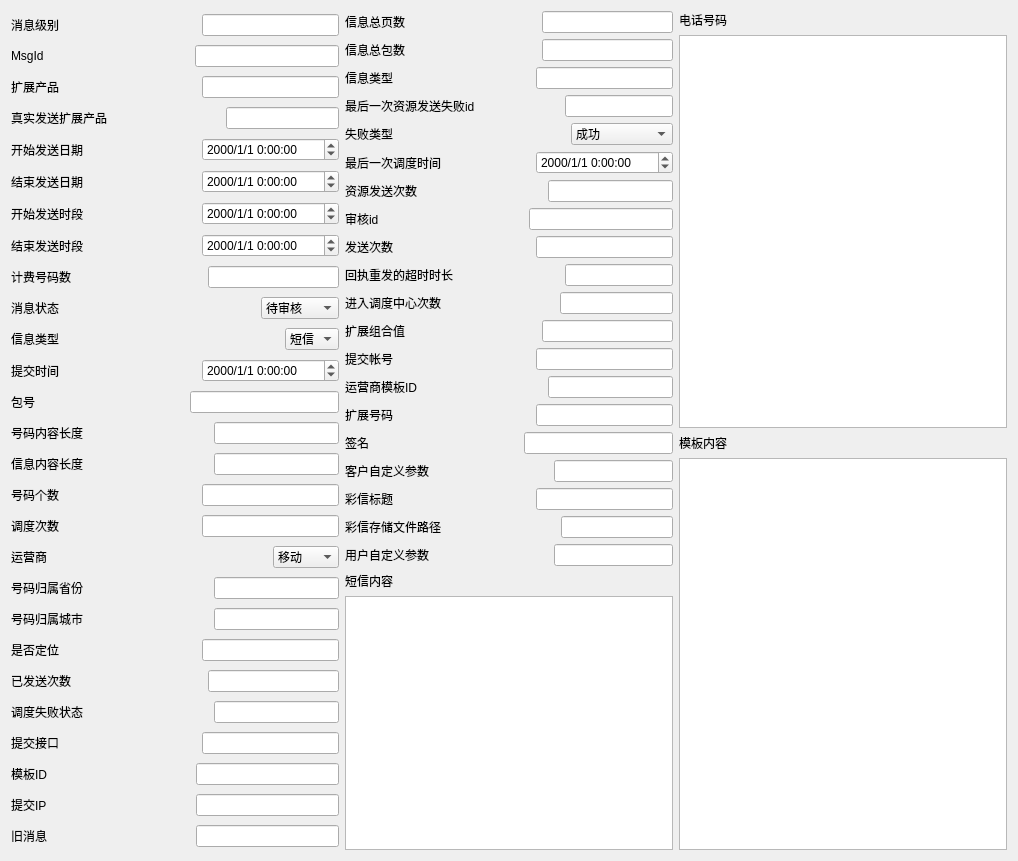
<?xml version="1.0" encoding="UTF-8"?>
<ui version="4.0">
 <class>CloudMsg</class>
 <widget class="QWidget" name="CloudMsg">
  <property name="geometry">
   <rect>
    <x>0</x>
    <y>0</y>
    <width>1018</width>
    <height>861</height>
   </rect>
  </property>
  <property name="windowTitle">
   <string>Form</string>
  </property>
  <layout class="QGridLayout" name="gridLayout">
   <item row="0" column="0" rowspan="2">
    <layout class="QVBoxLayout" name="verticalLayout">
     <item>
      <layout class="QHBoxLayout" name="horizontalLayout">
       <item>
        <widget class="QLabel" name="label">
         <property name="text">
          <string>消息级别</string>
         </property>
        </widget>
       </item>
       <item>
        <spacer name="horizontalSpacer">
         <property name="orientation">
          <enum>Qt::Horizontal</enum>
         </property>
         <property name="sizeHint" stdset="0">
          <size>
           <width>40</width>
           <height>20</height>
          </size>
         </property>
        </spacer>
       </item>
       <item>
        <widget class="QLineEdit" name="Priority"/>
       </item>
      </layout>
     </item>
     <item>
      <layout class="QHBoxLayout" name="horizontalLayout_2">
       <item>
        <widget class="QLabel" name="label_2">
         <property name="text">
          <string>MsgId</string>
         </property>
        </widget>
       </item>
       <item>
        <spacer name="horizontalSpacer_2">
         <property name="orientation">
          <enum>Qt::Horizontal</enum>
         </property>
         <property name="sizeHint" stdset="0">
          <size>
           <width>40</width>
           <height>20</height>
          </size>
         </property>
        </spacer>
       </item>
       <item>
        <widget class="QLineEdit" name="MsgId"/>
       </item>
      </layout>
     </item>
     <item>
      <layout class="QHBoxLayout" name="horizontalLayout_3">
       <item>
        <widget class="QLabel" name="label_3">
         <property name="text">
          <string>扩展产品</string>
         </property>
        </widget>
       </item>
       <item>
        <spacer name="horizontalSpacer_3">
         <property name="orientation">
          <enum>Qt::Horizontal</enum>
         </property>
         <property name="sizeHint" stdset="0">
          <size>
           <width>40</width>
           <height>20</height>
          </size>
         </property>
        </spacer>
       </item>
       <item>
        <widget class="QLineEdit" name="ProductExtendId"/>
       </item>
      </layout>
     </item>
     <item>
      <layout class="QHBoxLayout" name="horizontalLayout_4">
       <item>
        <widget class="QLabel" name="label_4">
         <property name="text">
          <string>真实发送扩展产品</string>
         </property>
        </widget>
       </item>
       <item>
        <spacer name="horizontalSpacer_4">
         <property name="orientation">
          <enum>Qt::Horizontal</enum>
         </property>
         <property name="sizeHint" stdset="0">
          <size>
           <width>40</width>
           <height>20</height>
          </size>
         </property>
        </spacer>
       </item>
       <item>
        <widget class="QLineEdit" name="RealProductExtendId"/>
       </item>
      </layout>
     </item>
     <item>
      <layout class="QHBoxLayout" name="horizontalLayout_24">
       <item>
        <widget class="QLabel" name="label_24">
         <property name="text">
          <string>开始发送日期</string>
         </property>
        </widget>
       </item>
       <item>
        <spacer name="horizontalSpacer_24">
         <property name="orientation">
          <enum>Qt::Horizontal</enum>
         </property>
         <property name="sizeHint" stdset="0">
          <size>
           <width>40</width>
           <height>20</height>
          </size>
         </property>
        </spacer>
       </item>
       <item>
        <widget class="QDateTimeEdit" name="StartSendDateTime">
         <property name="displayFormat">
          <string>yyyy/M/d H:mm:ss</string>
         </property>
        </widget>
       </item>
      </layout>
     </item>
     <item>
      <layout class="QHBoxLayout" name="horizontalLayout_21">
       <item>
        <widget class="QLabel" name="label_21">
         <property name="text">
          <string>结束发送日期</string>
         </property>
        </widget>
       </item>
       <item>
        <spacer name="horizontalSpacer_21">
         <property name="orientation">
          <enum>Qt::Horizontal</enum>
         </property>
         <property name="sizeHint" stdset="0">
          <size>
           <width>40</width>
           <height>20</height>
          </size>
         </property>
        </spacer>
       </item>
       <item>
        <widget class="QDateTimeEdit" name="EndSendDateTime">
         <property name="displayFormat">
          <string>yyyy/M/d H:mm:ss</string>
         </property>
        </widget>
       </item>
      </layout>
     </item>
     <item>
      <layout class="QHBoxLayout" name="horizontalLayout_22">
       <item>
        <widget class="QLabel" name="label_22">
         <property name="text">
          <string>开始发送时段</string>
         </property>
        </widget>
       </item>
       <item>
        <spacer name="horizontalSpacer_22">
         <property name="orientation">
          <enum>Qt::Horizontal</enum>
         </property>
         <property name="sizeHint" stdset="0">
          <size>
           <width>40</width>
           <height>20</height>
          </size>
         </property>
        </spacer>
       </item>
       <item>
        <widget class="QDateTimeEdit" name="StartSendTime">
         <property name="displayFormat">
          <string>yyyy/M/d H:mm:ss</string>
         </property>
        </widget>
       </item>
      </layout>
     </item>
     <item>
      <layout class="QHBoxLayout" name="horizontalLayout_23">
       <item>
        <widget class="QLabel" name="label_23">
         <property name="text">
          <string>结束发送时段</string>
         </property>
        </widget>
       </item>
       <item>
        <spacer name="horizontalSpacer_23">
         <property name="orientation">
          <enum>Qt::Horizontal</enum>
         </property>
         <property name="sizeHint" stdset="0">
          <size>
           <width>40</width>
           <height>20</height>
          </size>
         </property>
        </spacer>
       </item>
       <item>
        <widget class="QDateTimeEdit" name="EndSendTime">
         <property name="displayFormat">
          <string>yyyy/M/d H:mm:ss</string>
         </property>
        </widget>
       </item>
      </layout>
     </item>
     <item>
      <layout class="QHBoxLayout" name="horizontalLayout_9">
       <item>
        <widget class="QLabel" name="label_9">
         <property name="text">
          <string>计费号码数</string>
         </property>
        </widget>
       </item>
       <item>
        <spacer name="horizontalSpacer_9">
         <property name="orientation">
          <enum>Qt::Horizontal</enum>
         </property>
         <property name="sizeHint" stdset="0">
          <size>
           <width>40</width>
           <height>20</height>
          </size>
         </property>
        </spacer>
       </item>
       <item>
        <widget class="QLineEdit" name="ChargeQuantity"/>
       </item>
      </layout>
     </item>
     <item>
      <layout class="QHBoxLayout" name="horizontalLayout_10">
       <item>
        <widget class="QLabel" name="label_10">
         <property name="text">
          <string>消息状态</string>
         </property>
        </widget>
       </item>
       <item>
        <spacer name="horizontalSpacer_10">
         <property name="orientation">
          <enum>Qt::Horizontal</enum>
         </property>
         <property name="sizeHint" stdset="0">
          <size>
           <width>40</width>
           <height>20</height>
          </size>
         </property>
        </spacer>
       </item>
       <item>
        <widget class="QComboBox" name="MsgState">
         <item>
          <property name="text">
           <string>待审核</string>
          </property>
         </item>
         <item>
          <property name="text">
           <string>已审核</string>
          </property>
         </item>
         <item>
          <property name="text">
           <string>已驳回</string>
          </property>
         </item>
         <item>
          <property name="text">
           <string>已发送</string>
          </property>
         </item>
         <item>
          <property name="text">
           <string>全部取消</string>
          </property>
         </item>
         <item>
          <property name="text">
           <string>二审</string>
          </property>
         </item>
         <item>
          <property name="text">
           <string>完成</string>
          </property>
         </item>
        </widget>
       </item>
      </layout>
     </item>
     <item>
      <layout class="QHBoxLayout" name="horizontalLayout_11">
       <item>
        <widget class="QLabel" name="label_11">
         <property name="text">
          <string>信息类型</string>
         </property>
        </widget>
       </item>
       <item>
        <spacer name="horizontalSpacer_11">
         <property name="orientation">
          <enum>Qt::Horizontal</enum>
         </property>
         <property name="sizeHint" stdset="0">
          <size>
           <width>40</width>
           <height>20</height>
          </size>
         </property>
        </spacer>
       </item>
       <item>
        <widget class="QComboBox" name="MsgType">
         <item>
          <property name="text">
           <string>短信</string>
          </property>
         </item>
         <item>
          <property name="text">
           <string>彩信</string>
          </property>
         </item>
        </widget>
       </item>
      </layout>
     </item>
     <item>
      <layout class="QHBoxLayout" name="horizontalLayout_25">
       <item>
        <widget class="QLabel" name="label_25">
         <property name="text">
          <string>提交时间</string>
         </property>
        </widget>
       </item>
       <item>
        <spacer name="horizontalSpacer_25">
         <property name="orientation">
          <enum>Qt::Horizontal</enum>
         </property>
         <property name="sizeHint" stdset="0">
          <size>
           <width>40</width>
           <height>20</height>
          </size>
         </property>
        </spacer>
       </item>
       <item>
        <widget class="QDateTimeEdit" name="CommitTime">
         <property name="displayFormat">
          <string>yyyy/M/d H:mm:ss</string>
         </property>
        </widget>
       </item>
      </layout>
     </item>
     <item>
      <layout class="QHBoxLayout" name="horizontalLayout_13">
       <item>
        <widget class="QLabel" name="label_13">
         <property name="text">
          <string>包号</string>
         </property>
        </widget>
       </item>
       <item>
        <spacer name="horizontalSpacer_13">
         <property name="orientation">
          <enum>Qt::Horizontal</enum>
         </property>
         <property name="sizeHint" stdset="0">
          <size>
           <width>40</width>
           <height>20</height>
          </size>
         </property>
        </spacer>
       </item>
       <item>
        <widget class="QLineEdit" name="Package"/>
       </item>
      </layout>
     </item>
     <item>
      <layout class="QHBoxLayout" name="horizontalLayout_14">
       <item>
        <widget class="QLabel" name="label_14">
         <property name="text">
          <string>号码内容长度</string>
         </property>
        </widget>
       </item>
       <item>
        <spacer name="horizontalSpacer_14">
         <property name="orientation">
          <enum>Qt::Horizontal</enum>
         </property>
         <property name="sizeHint" stdset="0">
          <size>
           <width>40</width>
           <height>20</height>
          </size>
         </property>
        </spacer>
       </item>
       <item>
        <widget class="QLineEdit" name="MobilesContentLen"/>
       </item>
      </layout>
     </item>
     <item>
      <layout class="QHBoxLayout" name="horizontalLayout_15">
       <item>
        <widget class="QLabel" name="label_15">
         <property name="text">
          <string>信息内容长度</string>
         </property>
        </widget>
       </item>
       <item>
        <spacer name="horizontalSpacer_15">
         <property name="orientation">
          <enum>Qt::Horizontal</enum>
         </property>
         <property name="sizeHint" stdset="0">
          <size>
           <width>40</width>
           <height>20</height>
          </size>
         </property>
        </spacer>
       </item>
       <item>
        <widget class="QLineEdit" name="MsgContentLen"/>
       </item>
      </layout>
     </item>
     <item>
      <layout class="QHBoxLayout" name="horizontalLayout_16">
       <item>
        <widget class="QLabel" name="label_16">
         <property name="text">
          <string>号码个数</string>
         </property>
        </widget>
       </item>
       <item>
        <spacer name="horizontalSpacer_16">
         <property name="orientation">
          <enum>Qt::Horizontal</enum>
         </property>
         <property name="sizeHint" stdset="0">
          <size>
           <width>40</width>
           <height>20</height>
          </size>
         </property>
        </spacer>
       </item>
       <item>
        <widget class="QLineEdit" name="MobilesCount"/>
       </item>
      </layout>
     </item>
     <item>
      <layout class="QHBoxLayout" name="horizontalLayout_17">
       <item>
        <widget class="QLabel" name="label_17">
         <property name="text">
          <string>调度次数</string>
         </property>
        </widget>
       </item>
       <item>
        <spacer name="horizontalSpacer_17">
         <property name="orientation">
          <enum>Qt::Horizontal</enum>
         </property>
         <property name="sizeHint" stdset="0">
          <size>
           <width>40</width>
           <height>20</height>
          </size>
         </property>
        </spacer>
       </item>
       <item>
        <widget class="QLineEdit" name="DispatchTimes"/>
       </item>
      </layout>
     </item>
     <item>
      <layout class="QHBoxLayout" name="horizontalLayout_18">
       <item>
        <widget class="QLabel" name="label_18">
         <property name="text">
          <string>运营商</string>
         </property>
        </widget>
       </item>
       <item>
        <spacer name="horizontalSpacer_18">
         <property name="orientation">
          <enum>Qt::Horizontal</enum>
         </property>
         <property name="sizeHint" stdset="0">
          <size>
           <width>40</width>
           <height>20</height>
          </size>
         </property>
        </spacer>
       </item>
       <item>
        <widget class="QComboBox" name="Telcom">
         <item>
          <property name="text">
           <string>移动</string>
          </property>
         </item>
         <item>
          <property name="text">
           <string>联通</string>
          </property>
         </item>
         <item>
          <property name="text">
           <string>电信</string>
          </property>
         </item>
         <item>
          <property name="text">
           <string>小灵通</string>
          </property>
         </item>
        </widget>
       </item>
      </layout>
     </item>
     <item>
      <layout class="QHBoxLayout" name="horizontalLayout_19">
       <item>
        <widget class="QLabel" name="label_19">
         <property name="text">
          <string>号码归属省份</string>
         </property>
        </widget>
       </item>
       <item>
        <spacer name="horizontalSpacer_19">
         <property name="orientation">
          <enum>Qt::Horizontal</enum>
         </property>
         <property name="sizeHint" stdset="0">
          <size>
           <width>40</width>
           <height>20</height>
          </size>
         </property>
        </spacer>
       </item>
       <item>
        <widget class="QLineEdit" name="ProvinceId"/>
       </item>
      </layout>
     </item>
     <item>
      <layout class="QHBoxLayout" name="horizontalLayout_8">
       <item>
        <widget class="QLabel" name="label_8">
         <property name="text">
          <string>号码归属城市</string>
         </property>
        </widget>
       </item>
       <item>
        <spacer name="horizontalSpacer_8">
         <property name="orientation">
          <enum>Qt::Horizontal</enum>
         </property>
         <property name="sizeHint" stdset="0">
          <size>
           <width>40</width>
           <height>20</height>
          </size>
         </property>
        </spacer>
       </item>
       <item>
        <widget class="QLineEdit" name="CityId"/>
       </item>
      </layout>
     </item>
     <item>
      <layout class="QHBoxLayout" name="horizontalLayout_7">
       <item>
        <widget class="QLabel" name="label_7">
         <property name="text">
          <string>是否定位</string>
         </property>
        </widget>
       </item>
       <item>
        <spacer name="horizontalSpacer_7">
         <property name="orientation">
          <enum>Qt::Horizontal</enum>
         </property>
         <property name="sizeHint" stdset="0">
          <size>
           <width>40</width>
           <height>20</height>
          </size>
         </property>
        </spacer>
       </item>
       <item>
        <widget class="QLineEdit" name="TPCBChecked"/>
       </item>
      </layout>
     </item>
     <item>
      <layout class="QHBoxLayout" name="horizontalLayout_6">
       <item>
        <widget class="QLabel" name="label_6">
         <property name="text">
          <string>已发送次数</string>
         </property>
        </widget>
       </item>
       <item>
        <spacer name="horizontalSpacer_6">
         <property name="orientation">
          <enum>Qt::Horizontal</enum>
         </property>
         <property name="sizeHint" stdset="0">
          <size>
           <width>40</width>
           <height>20</height>
          </size>
         </property>
        </spacer>
       </item>
       <item>
        <widget class="QLineEdit" name="SendedTimes"/>
       </item>
      </layout>
     </item>
     <item>
      <layout class="QHBoxLayout" name="horizontalLayout_12">
       <item>
        <widget class="QLabel" name="label_12">
         <property name="text">
          <string>调度失败状态</string>
         </property>
        </widget>
       </item>
       <item>
        <spacer name="horizontalSpacer_12">
         <property name="orientation">
          <enum>Qt::Horizontal</enum>
         </property>
         <property name="sizeHint" stdset="0">
          <size>
           <width>40</width>
           <height>20</height>
          </size>
         </property>
        </spacer>
       </item>
       <item>
        <widget class="QLineEdit" name="DispatchFailedState"/>
       </item>
      </layout>
     </item>
     <item>
      <layout class="QHBoxLayout" name="horizontalLayout_5">
       <item>
        <widget class="QLabel" name="label_5">
         <property name="text">
          <string>提交接口</string>
         </property>
        </widget>
       </item>
       <item>
        <spacer name="horizontalSpacer_5">
         <property name="orientation">
          <enum>Qt::Horizontal</enum>
         </property>
         <property name="sizeHint" stdset="0">
          <size>
           <width>40</width>
           <height>20</height>
          </size>
         </property>
        </spacer>
       </item>
       <item>
        <widget class="QLineEdit" name="SubmitType"/>
       </item>
      </layout>
     </item>
     <item>
      <layout class="QHBoxLayout" name="horizontalLayout_20">
       <item>
        <widget class="QLabel" name="label_20">
         <property name="text">
          <string>模板ID</string>
         </property>
        </widget>
       </item>
       <item>
        <spacer name="horizontalSpacer_20">
         <property name="orientation">
          <enum>Qt::Horizontal</enum>
         </property>
         <property name="sizeHint" stdset="0">
          <size>
           <width>40</width>
           <height>20</height>
          </size>
         </property>
        </spacer>
       </item>
       <item>
        <widget class="QLineEdit" name="CloudMsgTemplateID"/>
       </item>
      </layout>
     </item>
     <item>
      <layout class="QHBoxLayout" name="horizontalLayout_46">
       <item>
        <widget class="QLabel" name="label_50">
         <property name="text">
          <string>提交IP</string>
         </property>
        </widget>
       </item>
       <item>
        <spacer name="horizontalSpacer_46">
         <property name="orientation">
          <enum>Qt::Horizontal</enum>
         </property>
         <property name="sizeHint" stdset="0">
          <size>
           <width>40</width>
           <height>20</height>
          </size>
         </property>
        </spacer>
       </item>
       <item>
        <widget class="QLineEdit" name="CommitIp"/>
       </item>
      </layout>
     </item>
     <item>
      <layout class="QHBoxLayout" name="horizontalLayout_26">
       <item>
        <widget class="QLabel" name="label_26">
         <property name="text">
          <string>旧消息</string>
         </property>
        </widget>
       </item>
       <item>
        <spacer name="horizontalSpacer_26">
         <property name="orientation">
          <enum>Qt::Horizontal</enum>
         </property>
         <property name="sizeHint" stdset="0">
          <size>
           <width>40</width>
           <height>20</height>
          </size>
         </property>
        </spacer>
       </item>
       <item>
        <widget class="QLineEdit" name="m_old_struct"/>
       </item>
      </layout>
     </item>
    </layout>
   </item>
   <item row="0" column="1">
    <layout class="QVBoxLayout" name="verticalLayout_7">
     <item>
      <layout class="QHBoxLayout" name="horizontalLayout_27">
       <item>
        <widget class="QLabel" name="label_27">
         <property name="text">
          <string>信息总页数</string>
         </property>
        </widget>
       </item>
       <item>
        <spacer name="horizontalSpacer_27">
         <property name="orientation">
          <enum>Qt::Horizontal</enum>
         </property>
         <property name="sizeHint" stdset="0">
          <size>
           <width>40</width>
           <height>20</height>
          </size>
         </property>
        </spacer>
       </item>
       <item>
        <widget class="QLineEdit" name="pagetotal"/>
       </item>
      </layout>
     </item>
     <item>
      <layout class="QHBoxLayout" name="horizontalLayout_28">
       <item>
        <widget class="QLabel" name="label_28">
         <property name="text">
          <string>信息总包数</string>
         </property>
        </widget>
       </item>
       <item>
        <spacer name="horizontalSpacer_28">
         <property name="orientation">
          <enum>Qt::Horizontal</enum>
         </property>
         <property name="sizeHint" stdset="0">
          <size>
           <width>40</width>
           <height>20</height>
          </size>
         </property>
        </spacer>
       </item>
       <item>
        <widget class="QLineEdit" name="packagetotal"/>
       </item>
      </layout>
     </item>
     <item>
      <layout class="QHBoxLayout" name="horizontalLayout_29">
       <item>
        <widget class="QLabel" name="label_29">
         <property name="text">
          <string>信息类型</string>
         </property>
        </widget>
       </item>
       <item>
        <spacer name="horizontalSpacer_29">
         <property name="orientation">
          <enum>Qt::Horizontal</enum>
         </property>
         <property name="sizeHint" stdset="0">
          <size>
           <width>40</width>
           <height>20</height>
          </size>
         </property>
        </spacer>
       </item>
       <item>
        <widget class="QLineEdit" name="typeComponentParam"/>
       </item>
      </layout>
     </item>
     <item>
      <layout class="QHBoxLayout" name="horizontalLayout_30">
       <item>
        <widget class="QLabel" name="label_30">
         <property name="text">
          <string>最后一次资源发送失败id</string>
         </property>
        </widget>
       </item>
       <item>
        <spacer name="horizontalSpacer_30">
         <property name="orientation">
          <enum>Qt::Horizontal</enum>
         </property>
         <property name="sizeHint" stdset="0">
          <size>
           <width>40</width>
           <height>20</height>
          </size>
         </property>
        </spacer>
       </item>
       <item>
        <widget class="QLineEdit" name="lastFailResourceId"/>
       </item>
      </layout>
     </item>
     <item>
      <layout class="QHBoxLayout" name="horizontalLayout_31">
       <item>
        <widget class="QLabel" name="label_31">
         <property name="text">
          <string>失败类型</string>
         </property>
        </widget>
       </item>
       <item>
        <spacer name="horizontalSpacer_31">
         <property name="orientation">
          <enum>Qt::Horizontal</enum>
         </property>
         <property name="sizeHint" stdset="0">
          <size>
           <width>40</width>
           <height>20</height>
          </size>
         </property>
        </spacer>
       </item>
       <item>
        <widget class="QComboBox" name="failedType">
         <item>
          <property name="text">
           <string>成功</string>
          </property>
         </item>
         <item>
          <property name="text">
           <string>调度失败</string>
          </property>
         </item>
         <item>
          <property name="text">
           <string>发送失败</string>
          </property>
         </item>
         <item>
          <property name="text">
           <string>状态报告失败</string>
          </property>
         </item>
         <item>
          <property name="text">
           <string>黑名单</string>
          </property>
         </item>
         <item>
          <property name="text">
           <string>无效号码</string>
          </property>
         </item>
         <item>
          <property name="text">
           <string>人工取消</string>
          </property>
         </item>
         <item>
          <property name="text">
           <string>信息失效</string>
          </property>
         </item>
         <item>
          <property name="text">
           <string>提交限量</string>
          </property>
         </item>
        </widget>
       </item>
      </layout>
     </item>
     <item>
      <layout class="QHBoxLayout" name="horizontalLayout_37">
       <item>
        <widget class="QLabel" name="label_37">
         <property name="text">
          <string>最后一次调度时间</string>
         </property>
        </widget>
       </item>
       <item>
        <spacer name="horizontalSpacer_37">
         <property name="orientation">
          <enum>Qt::Horizontal</enum>
         </property>
         <property name="sizeHint" stdset="0">
          <size>
           <width>40</width>
           <height>20</height>
          </size>
         </property>
        </spacer>
       </item>
       <item>
        <widget class="QDateTimeEdit" name="lastDiapatchTime">
         <property name="displayFormat">
          <string>yyyy/M/d H:mm:ss</string>
         </property>
        </widget>
       </item>
      </layout>
     </item>
     <item>
      <layout class="QHBoxLayout" name="horizontalLayout_33">
       <item>
        <widget class="QLabel" name="label_33">
         <property name="text">
          <string>资源发送次数</string>
         </property>
        </widget>
       </item>
       <item>
        <spacer name="horizontalSpacer_33">
         <property name="orientation">
          <enum>Qt::Horizontal</enum>
         </property>
         <property name="sizeHint" stdset="0">
          <size>
           <width>40</width>
           <height>20</height>
          </size>
         </property>
        </spacer>
       </item>
       <item>
        <widget class="QLineEdit" name="resourceSendTimes"/>
       </item>
      </layout>
     </item>
     <item>
      <layout class="QHBoxLayout" name="horizontalLayout_34">
       <item>
        <widget class="QLabel" name="label_34">
         <property name="text">
          <string>审核id</string>
         </property>
        </widget>
       </item>
       <item>
        <spacer name="horizontalSpacer_34">
         <property name="orientation">
          <enum>Qt::Horizontal</enum>
         </property>
         <property name="sizeHint" stdset="0">
          <size>
           <width>40</width>
           <height>20</height>
          </size>
         </property>
        </spacer>
       </item>
       <item>
        <widget class="QLineEdit" name="auditorId"/>
       </item>
      </layout>
     </item>
     <item>
      <layout class="QHBoxLayout" name="horizontalLayout_35">
       <item>
        <widget class="QLabel" name="label_35">
         <property name="text">
          <string>发送次数</string>
         </property>
        </widget>
       </item>
       <item>
        <spacer name="horizontalSpacer_35">
         <property name="orientation">
          <enum>Qt::Horizontal</enum>
         </property>
         <property name="sizeHint" stdset="0">
          <size>
           <width>40</width>
           <height>20</height>
          </size>
         </property>
        </spacer>
       </item>
       <item>
        <widget class="QLineEdit" name="totalSendTimes"/>
       </item>
      </layout>
     </item>
     <item>
      <layout class="QHBoxLayout" name="horizontalLayout_36">
       <item>
        <widget class="QLabel" name="label_36">
         <property name="text">
          <string>回执重发的超时时长</string>
         </property>
        </widget>
       </item>
       <item>
        <spacer name="horizontalSpacer_36">
         <property name="orientation">
          <enum>Qt::Horizontal</enum>
         </property>
         <property name="sizeHint" stdset="0">
          <size>
           <width>40</width>
           <height>20</height>
          </size>
         </property>
        </spacer>
       </item>
       <item>
        <widget class="QLineEdit" name="repResendTimeOut"/>
       </item>
      </layout>
     </item>
     <item>
      <layout class="QHBoxLayout" name="horizontalLayout_32">
       <item>
        <widget class="QLabel" name="label_32">
         <property name="text">
          <string>进入调度中心次数</string>
         </property>
        </widget>
       </item>
       <item>
        <spacer name="horizontalSpacer_32">
         <property name="orientation">
          <enum>Qt::Horizontal</enum>
         </property>
         <property name="sizeHint" stdset="0">
          <size>
           <width>40</width>
           <height>20</height>
          </size>
         </property>
        </spacer>
       </item>
       <item>
        <widget class="QLineEdit" name="innerDispatchTimes"/>
       </item>
      </layout>
     </item>
     <item>
      <layout class="QHBoxLayout" name="horizontalLayout_47">
       <item>
        <widget class="QLabel" name="label_51">
         <property name="text">
          <string>扩展组合值</string>
         </property>
        </widget>
       </item>
       <item>
        <spacer name="horizontalSpacer_47">
         <property name="orientation">
          <enum>Qt::Horizontal</enum>
         </property>
         <property name="sizeHint" stdset="0">
          <size>
           <width>40</width>
           <height>20</height>
          </size>
         </property>
        </spacer>
       </item>
       <item>
        <widget class="QLineEdit" name="extComponentParam"/>
       </item>
      </layout>
     </item>
     <item>
      <layout class="QHBoxLayout" name="horizontalLayout_38">
       <item>
        <widget class="QLabel" name="label_38">
         <property name="text">
          <string>提交帐号</string>
         </property>
        </widget>
       </item>
       <item>
        <spacer name="horizontalSpacer_38">
         <property name="orientation">
          <enum>Qt::Horizontal</enum>
         </property>
         <property name="sizeHint" stdset="0">
          <size>
           <width>40</width>
           <height>20</height>
          </size>
         </property>
        </spacer>
       </item>
       <item>
        <widget class="QLineEdit" name="acc_name"/>
       </item>
      </layout>
     </item>
     <item>
      <layout class="QHBoxLayout" name="horizontalLayout_39">
       <item>
        <widget class="QLabel" name="label_40">
         <property name="text">
          <string>运营商模板ID</string>
         </property>
        </widget>
       </item>
       <item>
        <spacer name="horizontalSpacer_39">
         <property name="orientation">
          <enum>Qt::Horizontal</enum>
         </property>
         <property name="sizeHint" stdset="0">
          <size>
           <width>40</width>
           <height>20</height>
          </size>
         </property>
        </spacer>
       </item>
       <item>
        <widget class="QLineEdit" name="templateID"/>
       </item>
      </layout>
     </item>
     <item>
      <layout class="QHBoxLayout" name="horizontalLayout_40">
       <item>
        <widget class="QLabel" name="label_41">
         <property name="text">
          <string>扩展号码</string>
         </property>
        </widget>
       </item>
       <item>
        <spacer name="horizontalSpacer_40">
         <property name="orientation">
          <enum>Qt::Horizontal</enum>
         </property>
         <property name="sizeHint" stdset="0">
          <size>
           <width>40</width>
           <height>20</height>
          </size>
         </property>
        </spacer>
       </item>
       <item>
        <widget class="QLineEdit" name="extnumber"/>
       </item>
      </layout>
     </item>
     <item>
      <layout class="QHBoxLayout" name="horizontalLayout_41">
       <item>
        <widget class="QLabel" name="label_42">
         <property name="text">
          <string>签名</string>
         </property>
        </widget>
       </item>
       <item>
        <spacer name="horizontalSpacer_41">
         <property name="orientation">
          <enum>Qt::Horizontal</enum>
         </property>
         <property name="sizeHint" stdset="0">
          <size>
           <width>40</width>
           <height>20</height>
          </size>
         </property>
        </spacer>
       </item>
       <item>
        <widget class="QLineEdit" name="sign"/>
       </item>
      </layout>
     </item>
     <item>
      <layout class="QHBoxLayout" name="horizontalLayout_42">
       <item>
        <widget class="QLabel" name="label_43">
         <property name="text">
          <string>客户自定义参数</string>
         </property>
        </widget>
       </item>
       <item>
        <spacer name="horizontalSpacer_42">
         <property name="orientation">
          <enum>Qt::Horizontal</enum>
         </property>
         <property name="sizeHint" stdset="0">
          <size>
           <width>40</width>
           <height>20</height>
          </size>
         </property>
        </spacer>
       </item>
       <item>
        <widget class="QLineEdit" name="acc_msgid"/>
       </item>
      </layout>
     </item>
     <item>
      <layout class="QHBoxLayout" name="horizontalLayout_43">
       <item>
        <widget class="QLabel" name="label_44">
         <property name="text">
          <string>彩信标题</string>
         </property>
        </widget>
       </item>
       <item>
        <spacer name="horizontalSpacer_43">
         <property name="orientation">
          <enum>Qt::Horizontal</enum>
         </property>
         <property name="sizeHint" stdset="0">
          <size>
           <width>40</width>
           <height>20</height>
          </size>
         </property>
        </spacer>
       </item>
       <item>
        <widget class="QLineEdit" name="mms_title"/>
       </item>
      </layout>
     </item>
     <item>
      <layout class="QHBoxLayout" name="horizontalLayout_44">
       <item>
        <widget class="QLabel" name="label_45">
         <property name="text">
          <string>彩信存储文件路径</string>
         </property>
        </widget>
       </item>
       <item>
        <spacer name="horizontalSpacer_44">
         <property name="orientation">
          <enum>Qt::Horizontal</enum>
         </property>
         <property name="sizeHint" stdset="0">
          <size>
           <width>40</width>
           <height>20</height>
          </size>
         </property>
        </spacer>
       </item>
       <item>
        <widget class="QLineEdit" name="mms_path"/>
       </item>
      </layout>
     </item>
     <item>
      <layout class="QHBoxLayout" name="horizontalLayout_45">
       <item>
        <widget class="QLabel" name="label_46">
         <property name="text">
          <string>用户自定义参数</string>
         </property>
        </widget>
       </item>
       <item>
        <spacer name="horizontalSpacer_45">
         <property name="orientation">
          <enum>Qt::Horizontal</enum>
         </property>
         <property name="sizeHint" stdset="0">
          <size>
           <width>40</width>
           <height>20</height>
          </size>
         </property>
        </spacer>
       </item>
       <item>
        <widget class="QLineEdit" name="user_defid"/>
       </item>
      </layout>
     </item>
    </layout>
   </item>
   <item row="0" column="2" rowspan="2">
    <layout class="QVBoxLayout" name="verticalLayout_6">
     <item>
      <layout class="QVBoxLayout" name="verticalLayout_2">
       <item>
        <widget class="QLabel" name="label_39">
         <property name="text">
          <string>电话号码</string>
         </property>
        </widget>
       </item>
       <item>
        <widget class="QTextEdit" name="mobile"/>
       </item>
      </layout>
     </item>
     <item>
      <layout class="QVBoxLayout" name="verticalLayout_5">
       <item>
        <widget class="QLabel" name="label_49">
         <property name="text">
          <string>模板内容</string>
         </property>
        </widget>
       </item>
       <item>
        <widget class="QTextEdit" name="msgtemplate"/>
       </item>
      </layout>
     </item>
    </layout>
   </item>
   <item row="1" column="1">
    <layout class="QVBoxLayout" name="verticalLayout_3">
     <item>
      <widget class="QLabel" name="label_47">
       <property name="text">
        <string>短信内容</string>
       </property>
      </widget>
     </item>
     <item>
      <widget class="QTextEdit" name="message"/>
     </item>
    </layout>
   </item>
  </layout>
 </widget>
 <resources/>
 <connections/>
</ui>
